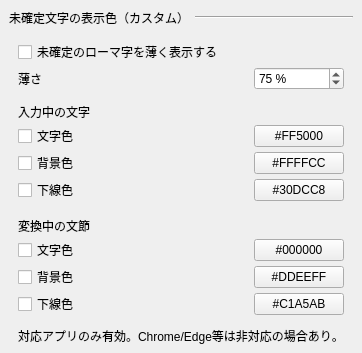
              <widget class="QWidget" name="preeditDisplayColorGroupBox">
               <layout class="QVBoxLayout" name="preeditDisplayColorLayout">
                <property name="spacing">
                 <number>0</number>
                </property>
                <property name="leftMargin">
                 <number>0</number>
                </property>
                <property name="topMargin">
                 <number>0</number>
                </property>
                <property name="rightMargin">
                 <number>0</number>
                </property>
                <property name="bottomMargin">
                 <number>0</number>
                </property>
                <item>
                 <widget class="QFrame" name="preeditDisplayColorHeader">
                  <property name="frameShape">
                   <enum>QFrame::Shape::NoFrame</enum>
                  </property>
                  <layout class="QHBoxLayout" name="horizontalLayout_preeditDisplayColor">
                   <property name="leftMargin">
                    <number>9</number>
                   </property>
                   <property name="topMargin">
                    <number>9</number>
                   </property>
                   <property name="rightMargin">
                    <number>9</number>
                   </property>
                   <property name="bottomMargin">
                    <number>9</number>
                   </property>
                   <property name="spacing">
                    <number>6</number>
                   </property>
                   <item>
                    <widget class="QLabel" name="preeditDisplayColorSectionLabel">
                     <property name="text">
                      <string>未確定文字の表示色（カスタム）</string>
                     </property>
                    </widget>
                   </item>
                   <item>
                    <widget class="Line" name="preeditDisplayColorSectionLine">
                     <property name="sizePolicy">
                      <sizepolicy hsizetype="MinimumExpanding" vsizetype="Fixed">
                       <horstretch>0</horstretch>
                       <verstretch>0</verstretch>
                      </sizepolicy>
                     </property>
                     <property name="orientation">
                      <enum>Qt::Orientation::Horizontal</enum>
                     </property>
                    </widget>
                   </item>
                  </layout>
                 </widget>
                </item>
                <item>
                 <widget class="QFrame" name="preeditDisplayColorBody">
                  <property name="frameShape">
                   <enum>QFrame::Shape::NoFrame</enum>
                  </property>
                  <layout class="QGridLayout" name="preeditDisplayColorGridLayout">
                   <property name="verticalSpacing">
                    <number>3</number>
                   </property>
                   <property name="horizontalSpacing">
                    <number>8</number>
                   </property>
                   <property name="leftMargin">
                    <number>18</number>
                   </property>
                   <property name="topMargin">
                    <number>4</number>
                   </property>
                   <property name="rightMargin">
                    <number>18</number>
                   </property>
                   <property name="bottomMargin">
                    <number>8</number>
                   </property>
                   <item row="0" column="0" colspan="3">
                    <widget class="QCheckBox" name="dimPendingRomanInputCheckBox">
                     <property name="text">
                      <string>未確定のローマ字を薄く表示する</string>
                     </property>
                     <property name="toolTip">
                      <string>ローマ字入力で変換規則の途中にある末尾の文字だけを薄く表示します。入力文字列や確定結果は変更しません。薄さは下の設定で調整できます。</string>
                     </property>
                    </widget>
                   </item>
                   <item row="1" column="0" colspan="2">
                    <widget class="QLabel" name="pendingRomanDimnessLabel">
                     <property name="text">
                      <string>薄さ</string>
                     </property>
                     <property name="toolTip">
                      <string>値を大きくすると未確定のローマ字が背景色に近づき、より薄く見えます。0% は高いコントラスト、90% は非常に薄い表示です。背景色を安全に取得できないアプリではシステム標準の薄い表示を使います。</string>
                     </property>
                    </widget>
                   </item>
                   <item row="1" column="2">
                    <widget class="QSpinBox" name="pendingRomanDimnessSpinBox">
                     <property name="toolTip">
                      <string>値を大きくすると未確定のローマ字が背景色に近づき、より薄く見えます。0% は高いコントラスト、90% は非常に薄い表示です。背景色を安全に取得できないアプリではシステム標準の薄い表示を使います。</string>
                     </property>
                     <property name="minimum">
                      <number>0</number>
                     </property>
                     <property name="maximum">
                      <number>90</number>
                     </property>
                     <property name="singleStep">
                      <number>1</number>
                     </property>
                     <property name="value">
                      <number>75</number>
                     </property>
                     <property name="suffix">
                      <string> %</string>
                     </property>
                    </widget>
                   </item>
                   <item row="2" column="0" colspan="3">
                    <spacer name="verticalSpacer_pendingRomanDisplay">
                     <property name="orientation">
                      <enum>Qt::Orientation::Vertical</enum>
                     </property>
                     <property name="sizeType">
                      <enum>QSizePolicy::Policy::Fixed</enum>
                     </property>
                     <property name="sizeHint" stdset="0">
                      <size>
                       <width>20</width>
                       <height>10</height>
                      </size>
                     </property>
                    </spacer>
                   </item>
                   <item row="3" column="0" colspan="3">
                    <widget class="QLabel" name="inputPreeditColorLabel">
                     <property name="text">
                      <string>入力中の文字</string>
                     </property>
                    </widget>
                   </item>
                   <item row="4" column="0" colspan="2">
                    <widget class="QCheckBox" name="inputPreeditTextColorCheckBox">
                     <property name="text">
                      <string>文字色</string>
                     </property>
                    </widget>
                   </item>
                   <item row="4" column="2">
                    <widget class="QPushButton" name="inputPreeditTextColorButton">
                     <property name="minimumSize">
                      <size>
                       <width>80</width>
                       <height>0</height>
                      </size>
                     </property>
                     <property name="maximumSize">
                      <size>
                       <width>90</width>
                       <height>16777215</height>
                      </size>
                     </property>
                     <property name="text">
                      <string>#FF5000</string>
                     </property>
                    </widget>
                   </item>
                   <item row="5" column="0" colspan="2">
                    <widget class="QCheckBox" name="inputPreeditBackgroundColorCheckBox">
                     <property name="text">
                      <string>背景色</string>
                     </property>
                    </widget>
                   </item>
                   <item row="5" column="2">
                    <widget class="QPushButton" name="inputPreeditBackgroundColorButton">
                     <property name="minimumSize">
                      <size>
                       <width>80</width>
                       <height>0</height>
                      </size>
                     </property>
                     <property name="maximumSize">
                      <size>
                       <width>90</width>
                       <height>16777215</height>
                      </size>
                     </property>
                     <property name="text">
                      <string>#FFFFCC</string>
                     </property>
                    </widget>
                   </item>
                   <item row="6" column="0" colspan="2">
                    <widget class="QCheckBox" name="inputPreeditUnderlineColorCheckBox">
                     <property name="text">
                      <string>下線色</string>
                     </property>
                    </widget>
                   </item>
                   <item row="6" column="2">
                    <widget class="QPushButton" name="inputPreeditUnderlineColorButton">
                     <property name="minimumSize">
                      <size>
                       <width>80</width>
                       <height>0</height>
                      </size>
                     </property>
                     <property name="maximumSize">
                      <size>
                       <width>90</width>
                       <height>16777215</height>
                      </size>
                     </property>
                     <property name="text">
                      <string>#30DCC8</string>
                     </property>
                    </widget>
                   </item>
                   <item row="7" column="0" colspan="3">
                    <spacer name="verticalSpacer_targetPreeditColor">
                     <property name="orientation">
                      <enum>Qt::Orientation::Vertical</enum>
                     </property>
                     <property name="sizeType">
                      <enum>QSizePolicy::Policy::Fixed</enum>
                     </property>
                     <property name="sizeHint" stdset="0">
                      <size>
                       <width>20</width>
                       <height>12</height>
                      </size>
                     </property>
                    </spacer>
                   </item>
                   <item row="8" column="0" colspan="3">
                    <widget class="QLabel" name="targetPreeditColorLabel">
                     <property name="text">
                      <string>変換中の文節</string>
                     </property>
                    </widget>
                   </item>
                   <item row="9" column="0" colspan="2">
                    <widget class="QCheckBox" name="targetPreeditTextColorCheckBox">
                     <property name="text">
                      <string>文字色</string>
                     </property>
                    </widget>
                   </item>
                   <item row="9" column="2">
                    <widget class="QPushButton" name="targetPreeditTextColorButton">
                     <property name="minimumSize">
                      <size>
                       <width>80</width>
                       <height>0</height>
                      </size>
                     </property>
                     <property name="maximumSize">
                      <size>
                       <width>90</width>
                       <height>16777215</height>
                      </size>
                     </property>
                     <property name="text">
                      <string>#000000</string>
                     </property>
                    </widget>
                   </item>
                   <item row="10" column="0" colspan="2">
                    <widget class="QCheckBox" name="targetPreeditBackgroundColorCheckBox">
                     <property name="text">
                      <string>背景色</string>
                     </property>
                    </widget>
                   </item>
                   <item row="10" column="2">
                    <widget class="QPushButton" name="targetPreeditBackgroundColorButton">
                     <property name="minimumSize">
                      <size>
                       <width>80</width>
                       <height>0</height>
                      </size>
                     </property>
                     <property name="maximumSize">
                      <size>
                       <width>90</width>
                       <height>16777215</height>
                      </size>
                     </property>
                     <property name="text">
                      <string>#DDEEFF</string>
                     </property>
                    </widget>
                   </item>
                   <item row="11" column="0" colspan="2">
                    <widget class="QCheckBox" name="targetPreeditUnderlineColorCheckBox">
                     <property name="text">
                      <string>下線色</string>
                     </property>
                    </widget>
                   </item>
                   <item row="11" column="2">
                    <widget class="QPushButton" name="targetPreeditUnderlineColorButton">
                     <property name="minimumSize">
                      <size>
                       <width>80</width>
                       <height>0</height>
                      </size>
                     </property>
                     <property name="maximumSize">
                      <size>
                       <width>90</width>
                       <height>16777215</height>
                      </size>
                     </property>
                     <property name="text">
                      <string>#C1A5AB</string>
                     </property>
                    </widget>
                   </item>
                   <item row="12" column="0" colspan="3">
                    <spacer name="verticalSpacer_preeditDisplayColorNote">
                     <property name="orientation">
                      <enum>Qt::Orientation::Vertical</enum>
                     </property>
                     <property name="sizeType">
                      <enum>QSizePolicy::Policy::Fixed</enum>
                     </property>
                     <property name="sizeHint" stdset="0">
                      <size>
                       <width>20</width>
                       <height>8</height>
                      </size>
                     </property>
                    </spacer>
                   </item>
                   <item row="13" column="0" colspan="3">
                    <widget class="QLabel" name="preeditDisplayColorNoteLabel">
                     <property name="text">
                      <string>対応アプリのみ有効。Chrome/Edge等は非対応の場合あり。</string>
                     </property>
                     <property name="toolTip">
                      <string>この設定は Windows TSF の表示属性を利用します。対応アプリでのみ有効です。Chrome や Edge など、一部のアプリでは反映されない場合があります。</string>
                     </property>
                     <property name="wordWrap">
                      <bool>false</bool>
                     </property>
                    </widget>
                   </item>

                  </layout>
                 </widget>
                </item>
               </layout>
              </widget>
